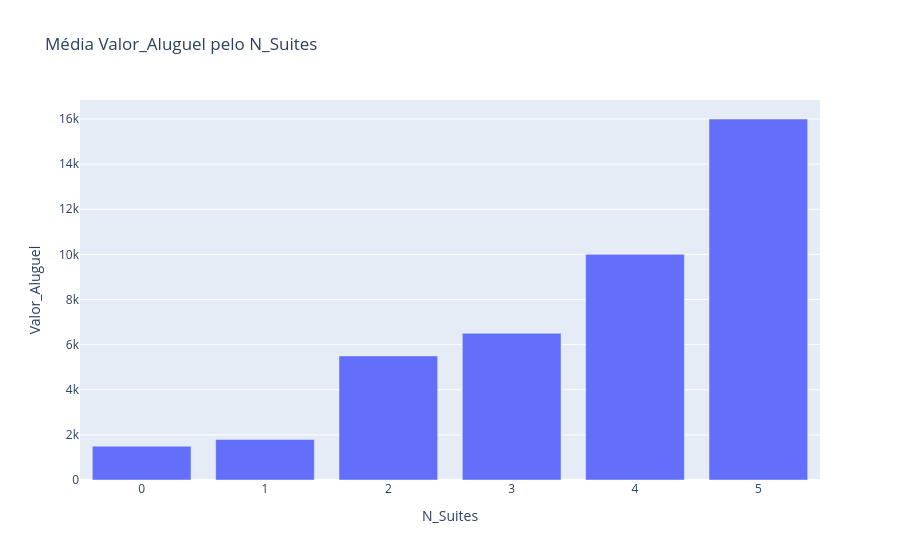

Notebook source saved alongside this figure:
### Markdown cell above
Como nossa base de dados tem valores bastante diferentes, observa-se que o gráfico não está 'simétrico', entretanto observa-se que há uma tendencia de que quanto maior a metragem, maior será o aluguem do imóvel, o que faz total sentido. Porem, como dito anteriormente, isso não se aplica a todos os imóveis pelo número grande da base de dados.

### Code cell
mediana = df.groupby('N_Suites')['Valor_Aluguel'].median().reset_index()

fig = px.bar(mediana, x='N_Suites', y='Valor_Aluguel',
            title='Média Valor_Aluguel pelo N_Suites')
fig.show()

### Figure 1 — Plotly figure (JSON) as saved in the notebook; plotly's stock layout.template omitted (floating-point values rounded to 4 significant figures)
{"data": [{"hovertemplate": "N_Suites=%{x}<br>Valor_Aluguel=%{y}<extra></extra>", "legendgroup": "", "marker": {"color": "#636efa", "pattern": {"shape": ""}}, "name": "", "orientation": "v", "showlegend": false, "textposition": "auto", "type": "bar", "x": [0, 1, 2, 3, 4, 5], "xaxis": "x", "y": [1500.0, 1800.0, 5500.0, 6500.0, 10000.0, 16000.0], "yaxis": "y"}], "layout": {"barmode": "relative", "legend": {"tracegroupgap": 0}, "title": {"text": "Média Valor_Aluguel pelo N_Suites"}, "xaxis": {"anchor": "y", "domain": [0, 1], "title": {"text": "N_Suites"}}, "yaxis": {"anchor": "x", "domain": [0, 1], "title": {"text": "Valor_Aluguel"}}}}
